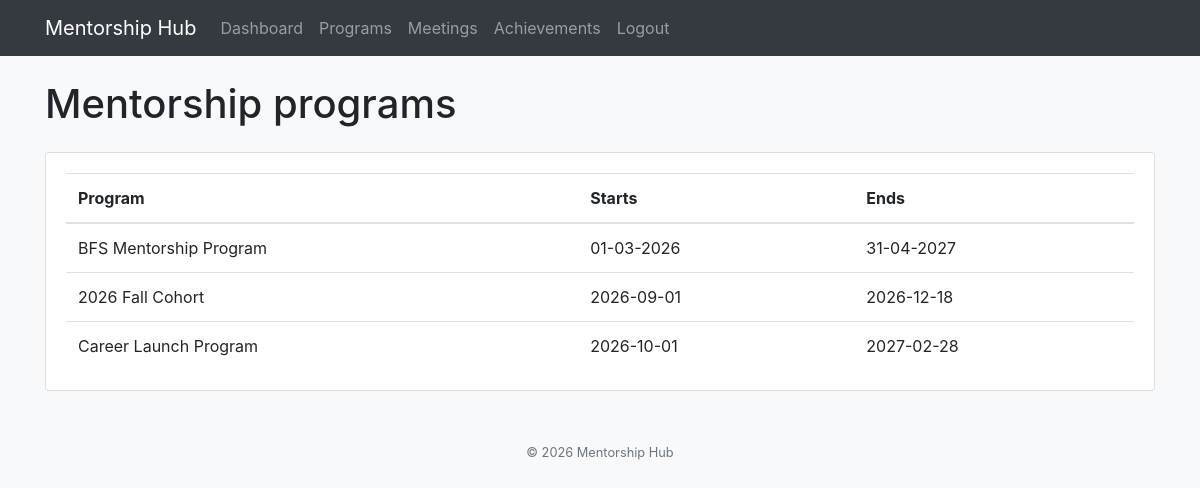
Screenshot of /programs (signed in) with the database file from the repository.
### tables this page shows
CREATE TABLE Program (
    ProgramID INTEGER PRIMARY KEY AUTOINCREMENT,
    ProgramName TEXT,
    StartDate TEXT,
    EndDate TEXT
);

### app.py (the view)
@app.route('/programs')
def programs():
    if 'user_name' not in session:
        return redirect(url_for('login'))
    conn = sqlite3.connect(DB_PATH)
    programs = conn.execute('SELECT ProgramName, StartDate, EndDate FROM Program ORDER BY StartDate').fetchall()
    conn.close()
    return render_template('programs.html', programs=programs)

### templates/programs.html (shortened to what this page needs)
{% extends "base.html" %}
{% block content %}
<h1 class="mb-4">Mentorship programs</h1>
<div class="card shadow-sm">
    <div class="card-body">
        <div class="table-responsive">
            <table class="table align-middle mb-0">
                <thead>
                    <tr>
                        <th>Program</th>
                        <th>Starts</th>
                        <th>Ends</th>
                    </tr>
                </thead>
                <tbody>
                    {% for program in programs %}<tr>
                        <td>{{ program[0] }}</td>
                        <td>{{ program[1] }}</td>
                        <td>{{ program[2] }}</td>
                    </tr>{% else %}<tr>
                        <td colspan="3" class="text-muted">No programs available.</td>
                    </tr>{% endfor %}
                </tbody>
            </table>
        </div>
    </div>
</div>
{% endblock %}

### rows the page displays
Program: ProgramName "BFS Mentorship Program", StartDate "01-03-2026", EndDate "31-04-2027"
Program: ProgramName "2026 Fall Cohort", StartDate "2026-09-01", EndDate "2026-12-18"
Program: ProgramName "Career Launch Program", StartDate "2026-10-01", EndDate "2027-02-28"
